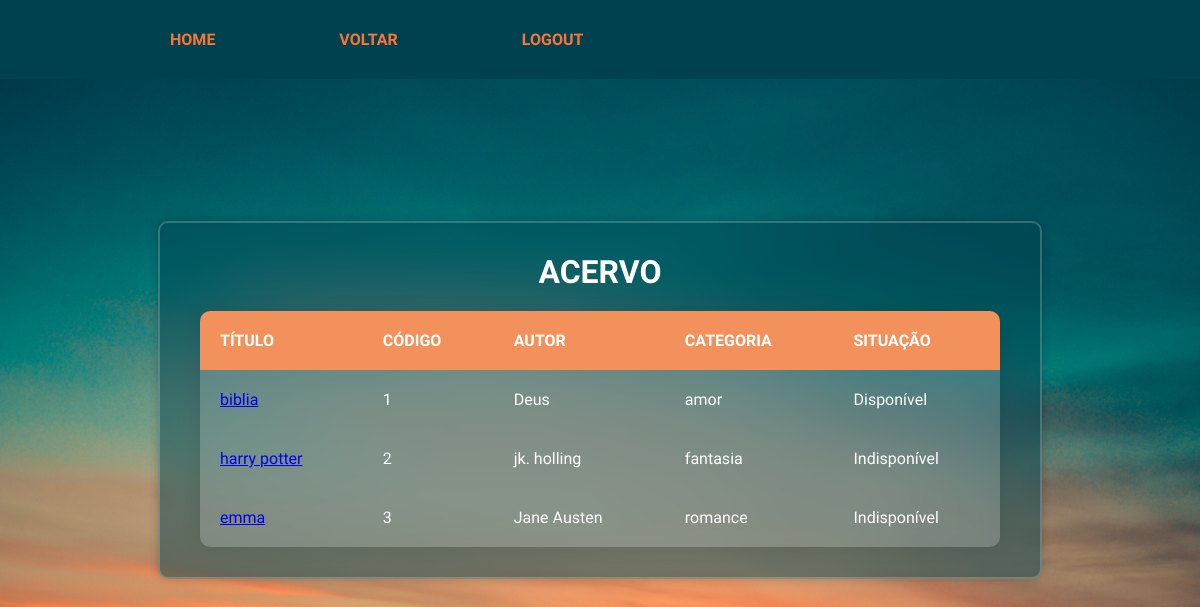
Screenshot of /muido/index/fun_biblio/listagem/acervo_lista.php with the database file from the repository.
### tables this page shows
create table livro(
	codlivro int primary key not null, 
    title varchar(50),
    codsitua int not null, 
    categoria varchar(50) not null, 
    autor varchar(50) not null,
	foreign key (codsitua) references situacao(codsitua)
);

create table situacao(
	codsitua int primary key not null,
    nome varchar(50) not null
);

### muido/index/fun_biblio/listagem/acervo_lista.php (the view, shortened to what this page needs)
<?php
include('../../../conexao.php');
?>
<!DOCTYPE html>
<html lang="pt-br">
<head>
    <link rel="stylesheet" type="text/css" href="../../../../projcss.css">
</head>
<body class="bodies">
<header class="header-login">
        <div class="container-header-login">
            <div class="alinhar-header-login">
                <nav class="navg-login">
                    <a class="link-linha" href="../../../../index.html"> HOME </a>
                    <a class="link-linha" href="../index_biblio.php"> VOLTAR </a>
                    <a class="link-linha" href="../../../logout.php"> LOGOUT </a>
                </nav>
            </div>
        </div>
    </header>
    <?php
     $query = "call listar_acervo()";
     $result = mysqli_query($con, $query);
     if (mysqli_num_rows($result) > 0){
    ?>
    <div class="container-tabela">
        <legend> <h1 class="h1listas">ACERVO</h1> </legend>
        <table>
           <tr>
                <th>TÍTULO</th>
                <th>CÓDIGO</th>
                <th>AUTOR</th>
                <th>CATEGORIA</th>
                <th>SITUAÇÃO</th>
           </tr>
           <?php
           while($linha = mysqli_fetch_array($result)){
                echo "<tr>";
                    echo "<td> <a href='historico_livro.php?op=" . $linha['codlivro'] . "'>" . $linha['title'] . " </a></td>" ;
                    echo "<td>".$linha['codlivro']."</td>";
                    echo "<td>".$linha['autor']."</td>";
                    echo "<td>".$linha['categoria']."</td>";
                    echo "<td>".$linha['nome']."</td>";
                echo "</tr>";
           }
     }
     else{
        header('location: ../../../captura/mserro.html');
     }
           ?>
        </table>
    </div>
</body>
</html>

### projcss.css (style rules this page uses)
:root { --cor001: #F2915Cff; --cor002: #237471ff; --cor003: #A5A486ff; --cor004: #004150ff; --cor005: #FC7436ff; }
* { margin: 0; padding: 0; box-sizing: border-box; }
header { width: 100%; position: fixed; padding: 50px 5%; font-family: 'Acme', sans-serif; font-size: 16px; transition: 1s; top: 0; left: 0; }
.header-login { width: 100%; padding: 50px 5%; font-family: 'Acme', sans-serif; font-size: 16px; top: 0; left: 0; }
.header-login { background-color: var(--cor004); padding: 15px 5%; }
.container-header-login { max-width: 1080px; margin: 15px; }
.alinhar-header-login { display: flex; align-items: center; justify-content: space-between; flex-direction: row; margin-left: 60px; }
.navg-login > * { margin-left: 20px; margin-right: 70px; text-decoration: none; padding: 15px; color: var(--cor005); transition: all .30s ease-out; border-radius: 7px; font-weight: bolder; position: relative; }
.link-linha::after { bottom: 0; left: 0; content: ""; height: 2px; position: absolute; background: var(--cor005); width: 0%; transition: .3s ease 0s, left .3s ease 0s; }
.bodies { width: 100%; height: 100vh; align-items: center; display: flex; font-family: 'Acme', sans-serif; justify-content: center; background-image: url("Imagens/fundo2.jpg"); background-size: cover; background-position: 70%; background-repeat: no-repeat; }
.container-tabela { background: rgba(0, 65, 80, 0.479); border: 2px solid rgba(255, 255, 255, .2); backdrop-filter: blur(20px); box-shadow: 0 0 10px rgba(0, 0, 0, .2); color: #fff; border-radius: 10px; padding: 30px 40px; }
table { width: 800px; border-collapse: collapse; border-radius: 10px; overflow: hidden; box-shadow: 0 0 20px rgba(0, 0, 0, .1); }
th { text-align: left; }
th, td { padding: 20px; background-color: rgba(255,255,255,0.2); color: #fff; }
thead, th { background-color: var(--cor001); }
.h1listas { color: #fff; font-family: 'Acme', sans-serif; text-align: center; margin-bottom: 20px; }

### rows the page displays
livro: title "biblia", codlivro "1", autor "Deus", categoria "amor", codsitua.nome "Disponível"
livro: title "harry potter", codlivro "2", autor "jk. holling", categoria "fantasia", codsitua.nome "Indisponível"
livro: title "emma", codlivro "3", autor "Jane Austen", categoria "romance", codsitua.nome "Indisponível"
